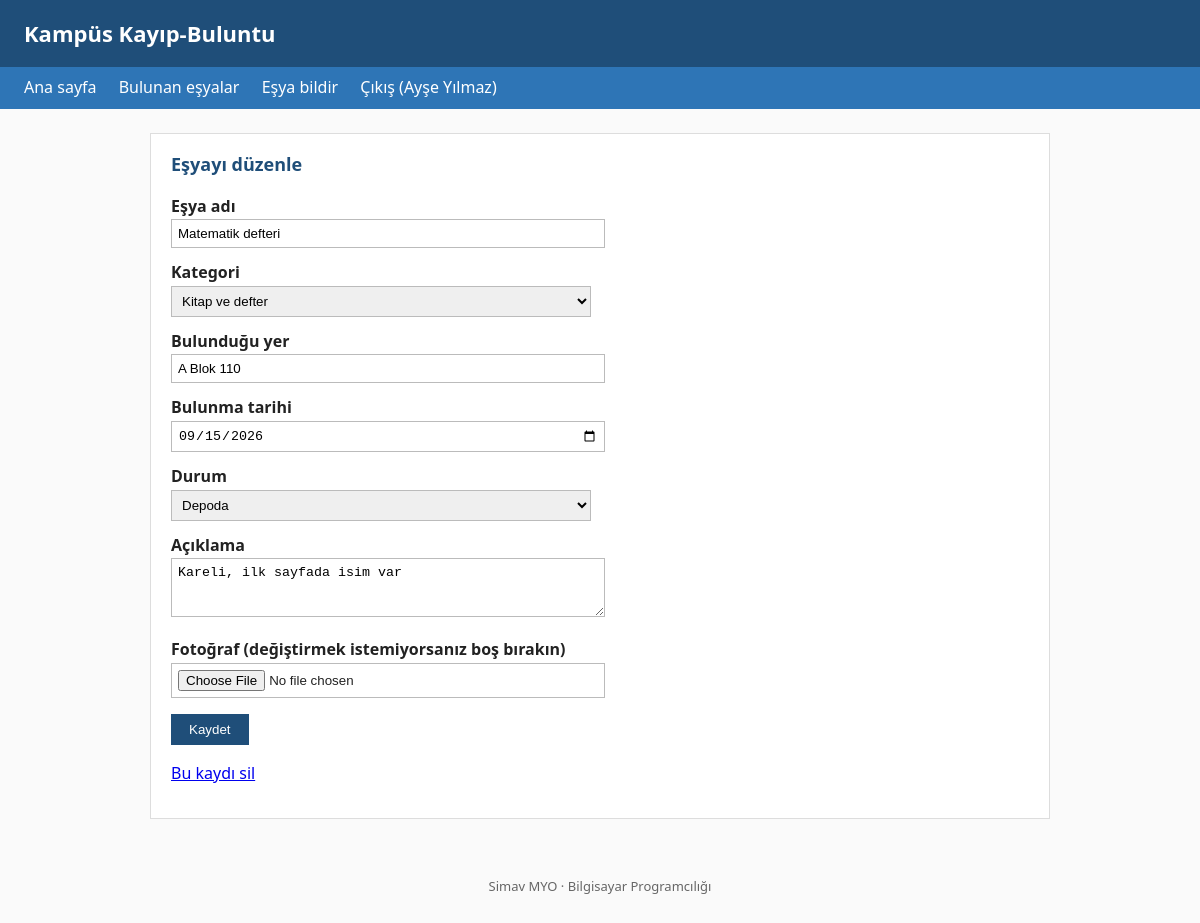
Screenshot of /esya-duzenle.php?id=5 (signed in) with the database file from the repository.
### tables this page shows
CREATE TABLE esya (
  esya_id      INT AUTO_INCREMENT PRIMARY KEY,
  ad           VARCHAR(100) NOT NULL,
  aciklama     TEXT,
  yer          VARCHAR(60)  NOT NULL,
  bulunma_tarihi DATE       NOT NULL,
  durum        ENUM('depoda','teslim_edildi') NOT NULL DEFAULT 'depoda',
  fotograf     VARCHAR(255) NULL,           
  kategori_id  INT NOT NULL,
  bulan_id     INT NOT NULL,
  CONSTRAINT fk_esya_kategori FOREIGN KEY (kategori_id) REFERENCES kategori(kategori_id),
  CONSTRAINT fk_esya_bulan    FOREIGN KEY (bulan_id)    REFERENCES kullanici(kullanici_id)
);

CREATE TABLE kategori (
  kategori_id  INT AUTO_INCREMENT PRIMARY KEY,
  ad           VARCHAR(50) NOT NULL UNIQUE
);

### ayar.php (called while the page is built, shortened)
<?php
function yaz(?string $metin): string
{
    return htmlspecialchars($metin ?? '', ENT_QUOTES, 'UTF-8');
}

### esya-duzenle.php (the view, shortened to what this page needs)
<?php
require 'ayar.php';
$esya_id = (int) ($_GET['id'] ?? $_POST['esya_id'] ?? 0);
$sorgu = $db->prepare("SELECT * FROM esya WHERE esya_id = :id");
$sorgu->execute(['id' => $esya_id]);
$esya = $sorgu->fetch();
$kategoriler = $db->query("SELECT kategori_id, ad FROM kategori ORDER BY ad")->fetchAll();
require 'baslik.php';
?>
<section>
  <h2>Eşyayı düzenle</h2>
  <form method="post" enctype="multipart/form-data">
    <label for="ad">Eşya adı</label>
    <input type="text" name="ad" id="ad" maxlength="100"
           value="<?= yaz($esya['ad']) ?>" required>
    <label for="kategori_id">Kategori</label>
    <select name="kategori_id" id="kategori_id" required>
      <?php foreach ($kategoriler as $kategori): ?>
        <option value="<?= (int) $kategori['kategori_id'] ?>"
          <?= $esya['kategori_id'] == $kategori['kategori_id'] ? 'selected' : '' ?>>
          <?= yaz($kategori['ad']) ?>
        </option>
      <?php endforeach; ?>
    </select>
    <label for="yer">Bulunduğu yer</label>
    <input type="text" name="yer" id="yer" maxlength="60"
           value="<?= yaz($esya['yer']) ?>" required>
    <label for="bulunma_tarihi">Bulunma tarihi</label>
    <input type="date" name="bulunma_tarihi" id="bulunma_tarihi"
           value="<?= yaz($esya['bulunma_tarihi']) ?>"
           max="<?= date('Y-m-d') ?>" required>
    <label for="durum">Durum</label>
    <select name="durum" id="durum">
      <option value="depoda"
        <?= $esya['durum'] === 'depoda' ? 'selected' : '' ?>>Depoda</option>
    </select>
    <label for="aciklama">Açıklama</label>
    <textarea name="aciklama" id="aciklama"
              rows="3"><?= yaz($esya['aciklama']) ?></textarea>
    <label for="fotograf">Fotoğraf (değiştirmek istemiyorsanız boş bırakın)</label>
    <input type="file" name="fotograf" id="fotograf"
           accept="image/jpeg,image/png,image/webp">
    <button type="submit">Kaydet</button>
  </form>
  <p><a href="esya-sil.php?id=<?= (int) $esya['esya_id'] ?>">Bu kaydı sil</a></p>
</section>
<?php require 'altbilgi.php'; ?>

### stil.css (style rules this page uses)
body { font-family: system-ui, Arial, sans-serif; line-height: 1.6; margin: 0; color: #222; background: #fafafa; }
section { background: #fff; border: 1px solid #ddd; padding: 16px 20px; margin-bottom: 20px; }
h2 { margin-top: 0; font-size: 18px; color: #1f4e79; }
label { display: block; margin-top: 12px; font-weight: bold; }
input, select, textarea { width: 100%; max-width: 420px; padding: 6px; border: 1px solid #bbb; }
button { margin-top: 16px; padding: 8px 18px; background: #1f4e79; color: #fff; border: 0; cursor: pointer; }
form:not(.filtre) button { display: block; }

### rows the page displays
esya: ad "Matematik defteri", kategori_id "Kitap ve defter", yer "A Blok 110", bulunma_tarihi "09/15/2026", durum "Depoda", aciklama "Kareli, ilk sayfada isim var"

### other values shown
yaz($_SESSION['ad_soyad']) "Ayşe Yılmaz"
